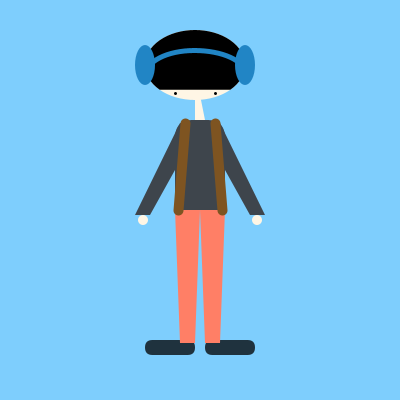
Frame 1 (no input)
Frame 60 (the mouse pressed at the canvas centre just before this capture): identical to frame 1, image omitted
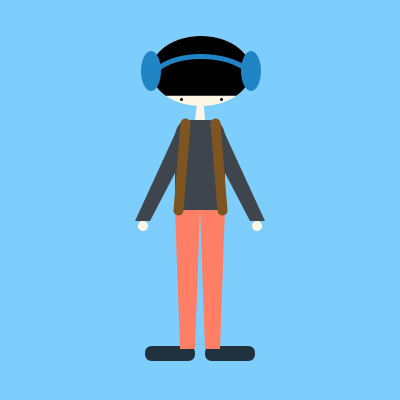
Frame 120 (the mouse held since frame 60 and released just before this capture)

The Processing sketch that drew these frames (run headless with seeded random() and noise(); from frame 60 on, the mouse is pressed at the canvas centre):

// Processing sketch: processing_92782
// ── processing_92782.pde

// i love music and dancing
// so i tried to draw a person listening to music and tapping his foot.

// this is what happens when the program starts:
// only happens once.
void setup() {
  // creates a canvas of 400 pixels wide and 400 pixels high
  size(400, 400);
  // draws smootly
  // active by default
  smooth();
}

// this is what happens continuously
// after setup is done:
void draw() {
  // fills in the background
  background(126, 206, 253);
  
  //"skin"
  // draws lines without strokes
  noStroke();
  // fills in the face
  fill(255, 246, 229);
  // draws a triangle for the neck
  triangle(195+mouseX/30, 70, 195, 120, 205, 120);
  // draws an ellipse for the face
  // default mode is center
  ellipse(195+mouseX/30, 65+mouseY/30, 100, 70);
  // draws two ellipses for hands
  ellipse(143, 220+mouseY/30, 10, 10);
  ellipse(257, 220+mouseX/30, 10, 10);
  // fills in the hair
  fill(0);
  // draws an arc for hair
  arc(195+mouseX/30, 65+mouseY/30, 100, 70, PI-QUARTER_PI, TWO_PI+QUARTER_PI, OPEN);
  // fills with dark blue color
  fill(31, 50, 62);
  // draws rectangles in CORNERS mode
  rectMode(CORNERS);
  // draws two rectangles for feet
  rect(145, 340+mouseX/30, 195, 355+mouseX/30, 18, 18, 18, 18);
  rect(205, 340+mouseY/30, 255, 355+mouseY/30, 18, 18, 18, 18);
  
  //"headsets"
  // fills in the headsets
  fill(33, 133, 197);
  // draws two ellipses for headsets
  ellipse(145+mouseX/30, 65+mouseY/30, 20, 40);
  ellipse(245+mouseX/30, 65+mouseY/30, 20, 40);
  
  //"cable of headsets"
  // draws blue lines
  stroke(33, 133, 197);
  // draws thicker lines
  strokeWeight(5);
  // does not fill in the cable
  noFill();
  // draws an arc around the head
  arc(195+mouseX/30, 75+mouseY/30, 100, 50, PI+PI+PI, PI+PI+PI+PI, OPEN);
  
  // ***QUESTION i set the arc mode as OPEN,
  // and it appears on Processing application as an OPEN arc
  // but it appears on the web as a PIE arc
  // what should i do? TT
  
  //"eyes"
  // draws black lines
  stroke(0);
  // draws thinner lines
  strokeWeight(3);
  // draws two points for eyes
  point(175+mouseX/30, 93+mouseY/30);
  point(215+mouseX/30, 93+mouseY/30);
  
  //"body"
  // draws without lines
  noStroke();
  // fills with gray color
  fill(62, 69, 76);
  // draws rectangles in CORNER mode, the default mode
  rectMode(CORNER);
  // draws a rectangle for the upper body
  // the first two of the radius values are for rounded corners
  rect(175, 120, 50, 90, 18, 18, 0, 0);
  // draws two quadrilaterals for arms
  quad(180, 123, 200, 125, 150, 215+mouseY/30, 135, 215+mouseY/30);
  quad(220, 123, 200, 125, 250, 215+mouseX/30, 265, 215+mouseX/30);
  // fills with rosy color
  fill(255, 127, 102);
  // draws two quadrilaterals for legs
  quad(175, 210, 200, 210, 195, 343+mouseX/30, 180, 343+mouseX/30);
  quad(225, 210, 200, 210, 205, 343+mouseY/30, 220, 343+mouseY/30);
  
  //"backpack"
  // draws lines with brown color
  stroke(126, 84, 33);
  // draws thick lines
  strokeWeight(10);
  // draws two lines for backpack
  line(185, 123, 178, 210);
  line(215, 123, 222, 210);
}
